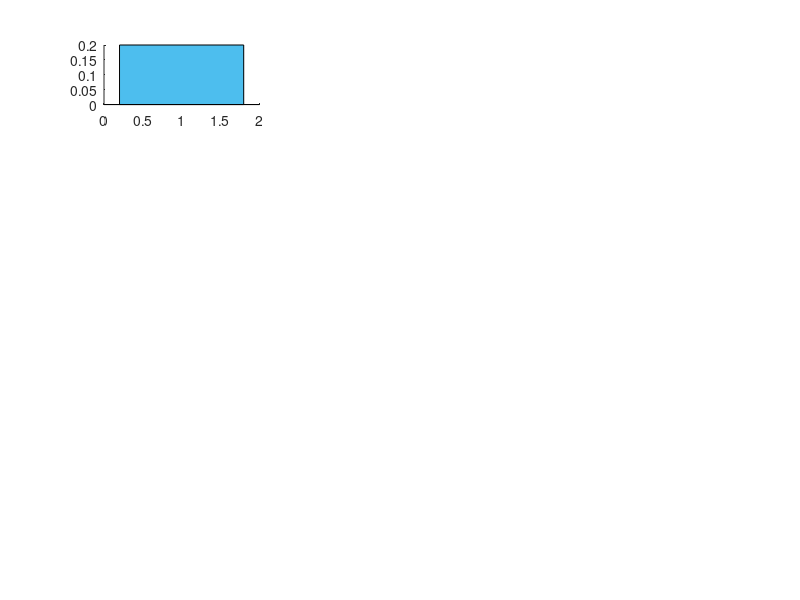

Write MATLAB code to recreate this figure. (Note: this script raises an error after producing the figure.)

m = [2,2,10,2,2]*.1;
c = [2,10,2,10,10]*.1;
k = [10,2,2,2,2]*.1;

omega_n = sqrt(k./m);
omega = [omega_n(2),omega_n(2),omega_n(2),.05*omega_n(2),20*omega_n(2)];

nrows = 5;
ncols = 3;

X = 1./sqrt( (k - m.*omega.^2).^2 + (c.*omega).^2 );

phi = atan2(c.*omega,k - m.*omega.^2);

T = 2*pi./omega;


h = figure;

clines = lines(7);
cmap = [clines(5,:);clines(7,:);clines(6,:)];
alpha = {'A','B','C','D','E','F','G','H','I','J','K','L','M','N','O'};

for i=1:nrows
    %Bar graph of parameter values
    subplot(nrows,ncols,ncols*(i-1)+1)
%     bar(1:3,[m(i),c(i),k(i)])
    bar(1,m(i),'FaceColor',cmap(3,:),'EdgeAlpha',0)
    hold on
    bar(2,c(i),'FaceColor',cmap(2,:),'EdgeAlpha',0)
    bar(3,k(i),'FaceColor',cmap(1,:),'EdgeAlpha',0)
    xticks([1,2,3])
    xticklabels({'m','c','k'})
    title([alpha{ncols*(i-1)+1}','. Parameter values'])
    
    %Vector representation
    subplot(nrows,ncols,ncols*(i-1)+2)
    xmax = 1.25;
    
    thsamp = linspace(0,pi);
    plot(cos(thsamp),sin(thsamp),'-.','color',[.5,.5,.5]);
    hold on    
    arrF = plot([0,cos(phi(i))],[0,sin(phi(i))],'k--');
    arrK = plot([0,k(i)*X(i)],[0,0],'color',cmap(1,:));
    arrC = plot([k(i)*X(i),k(i)*X(i)],[0,c(i)*omega(i)*X(i)],'color',cmap(2,:));
    arrM = plot([k(i)*X(i),k(i)*X(i)-m(i)*omega(i)^2*X(i)],[c(i)*omega(i)*X(i),c(i)*omega(i)*X(i)],'color',cmap(3,:));    
    axis equal
    xlim([-xmax,xmax])
    ylim([0,xmax])
    title([alpha{ncols*(i-1)+2}','. Phasor plot, r = ',num2str(omega(i)/omega_n(i))])
    if i == nrows
        legend('','applied force','elas/grav force','viscous force','inertial force','location','southeast')
    end
    
    %Response
    t = linspace(0,3*T(i),300);
    subplot(nrows,ncols,ncols*(i-1)+3)
    plot(t,cos(omega(i)*t),'k--')
    hold on
    plot(t,X(i)*cos(omega(i)*t-phi(i)),'color',cmap(1,:))
    title([alpha{ncols*(i-1)+3}','. Steady state response'])
    if i == nrows
        legend('applied force','displacement','location','southeast')
    end
    xlabel('time (s)')
    ylabel('force or displacement')
end

h.Position(2) = 0;
h.Position(3) = 650;
h.Position(4) = 750;
